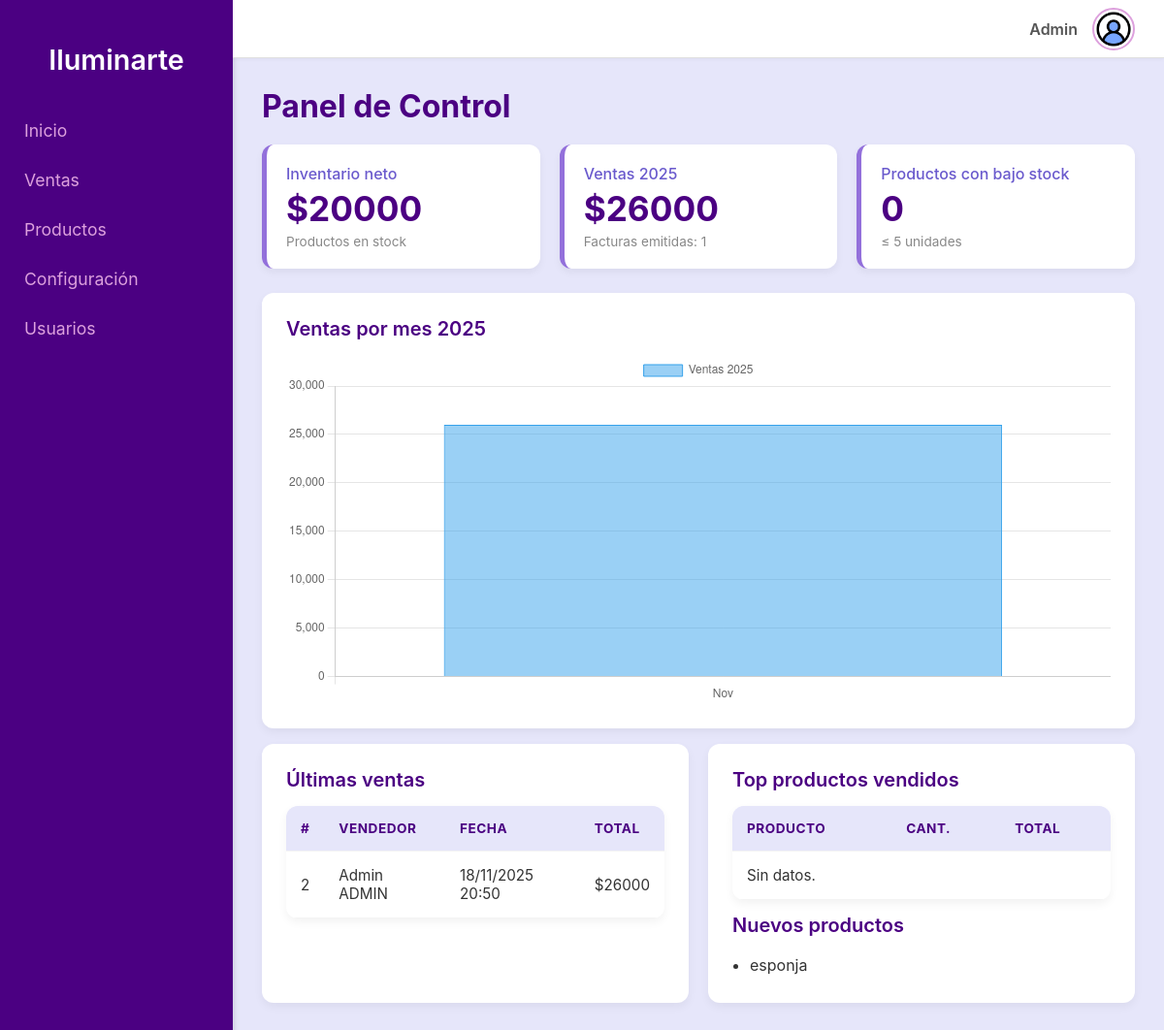
Screenshot of /home/ (signed in) with the database file from the repository.
### productos/models.py (models this page shows, shortened)
class Venta(models.Model):
    usuario = models.ForeignKey(User, on_delete=models.CASCADE)
    fecha = models.DateTimeField(auto_now_add=True)
    total = models.DecimalField(max_digits=10, decimal_places=0, default=0)

class Producto(models.Model):
    nombre = models.CharField(max_length=100)
    codigo = models.CharField(max_length=50, unique=True)
    precio_venta = models.DecimalField(max_digits=10, decimal_places=0)
    costo = models.DecimalField(max_digits=10, decimal_places=0)
    stock = models.IntegerField()
    foto = models.ImageField(upload_to="productos/", blank=True, null=True)

### productos/views.py (the view)
# urls.py: path("home/", views.dashboard, name="home"),
@login_required
def dashboard(request):
    hoy = timezone.now()
    year = hoy.year
    ventas_year = Venta.objects.filter(fecha__year=year)
    ventas_year_total = ventas_year.aggregate(total=Sum('total'))['total'] or 0
    facturas_emitidas = ventas_year.count()
    ventas_mensuales_qs = (
        ventas_year
        .annotate(m=TruncMonth('fecha'))
        .values('m')
        .annotate(total=Sum('total'))
        .order_by('m')
    )
    labels = [v['m'].strftime('%b') for v in ventas_mensuales_qs]
    data = [int(v['total'] or 0) for v in ventas_mensuales_qs]
    inventario_neto = (
        Producto.objects
        .annotate(valor=ExpressionWrapper(F('stock') * F('costo'), output_field=DecimalField()))
        .aggregate(total=Sum('valor'))['total'] or 0
    )
    ultimas_ventas = Venta.objects.select_related('usuario').order_by('-fecha')[:8]
    top_productos = (
        DetalleVenta.objects
        .values('producto__nombre')
        .annotate(cantidad=Sum('cantidad'), total=Sum('subtotal'))
        .order_by('-total')[:5]
    )
    bajo_stock = Producto.objects.filter(stock__lte=5).order_by('stock', 'nombre')[:5]
    nuevos_productos = Producto.objects.order_by('-id')[:5]
    ctx = {
        'year': year,
        'inventario_neto': inventario_neto,
        'ventas_year_total': ventas_year_total,
        'facturas_emitidas': facturas_emitidas,
        'labels': labels, 'data': data,
        'ultimas_ventas': ultimas_ventas,
        'top_productos': top_productos,
        'bajo_stock': bajo_stock,
        'nuevos_productos': nuevos_productos,
    }
    return render(request, 'productos/dashboard.html', ctx)

### productos/templates/productos/dashboard.html (shortened to what this page needs)
{% extends 'base.html' %}
{% block content %}
<h1>Panel de Control</h1>
<div class="kpi-grid">
  <div class="kpi-card">
    <div class="kpi-title">Inventario neto</div>
    <div class="kpi-value">${{ inventario_neto }}</div>
    <div class="kpi-sub">Productos en stock</div>
  </div>
  <div class="kpi-card">
    <div class="kpi-title">Ventas {{ year }}</div>
    <div class="kpi-value">${{ ventas_year_total }}</div>
    <div class="kpi-sub">Facturas emitidas: {{ facturas_emitidas }}</div>
  </div>
  <div class="kpi-card">
    <div class="kpi-title">Productos con bajo stock</div>
    <div class="kpi-value">{{ bajo_stock|length }}</div>
    <div class="kpi-sub">≤ 5 unidades</div>
  </div>
</div>
<div class="card" style="margin-top: 16px;">
  <h3>Ventas por mes {{ year }}</h3>
  <canvas id="ventasChart" style="max-height: 360px;"></canvas>
</div>
<div class="grid-2" style="margin-top: 16px;">
  <div class="card">
    <h3>Últimas ventas</h3>
    <table>
      <thead>
        <tr>
          <th>#</th>
          <th>Vendedor</th>
          <th>Fecha</th>
          <th>Total</th>
        </tr>
      </thead>
      <tbody>
        {% for v in ultimas_ventas %}
        <tr>
          <td>{{ v.id }}</td>
          <td>{{ v.usuario.get_full_name|default:v.usuario.username }}</td>
          <td>{{ v.fecha|date:"d/m/Y H:i" }}</td>
          <td>${{ v.total }}</td>
        </tr>
        {% empty %}
        <tr><td colspan="4">Sin ventas recientes.</td></tr>
        {% endfor %}
      </tbody>
    </table>
  </div>
  <div class="card">
    <h3>Top productos vendidos</h3>
    <table>
      <thead>
        <tr>
          <th>Producto</th>
          <th>Cant.</th>
          <th>Total</th>
        </tr>
      </thead>
      <tbody>
        {% for t in top_productos %}
        <tr>
          <td>{{ t.producto__nombre }}</td>
          <td>{{ t.cantidad }}</td>
          <td>${{ t.total }}</td>
        </tr>
        {% empty %}
        <tr><td colspan="3">Sin datos.</td></tr>
        {% endfor %}
      </tbody>
    </table>
    <h3 style="margin-top:14px;">Nuevos productos</h3>
    <ul style="margin:0; padding-left:18px;">
      {% for p in nuevos_productos %}
      <li>{{ p.nombre }}</li>
      {% empty %}
      <li>Sin productos.</li>
      {% endfor %}
    </ul>
  </div>
</div>
<script>
  const labels = {{ labels|safe }};
  const data = {{ data|safe }};
  new Chart(document.getElementById('ventasChart'), {
    type: 'bar',
    data: {
      labels,
      datasets: [{
        label: 'Ventas {{ year }}',
        data,
        borderWidth: 1
      }]
    },
    options: {
      responsive: true,
      scales: { y: { beginAtZero: true } }
    }
  });
</script>
{% endblock %}

### productos/templates/base.html (shortened to what this page needs)
<!DOCTYPE html>
<html lang="es">
<head>
  {% load static %}
  <link rel="stylesheet" href="{% static 'productos/style.css' %}">
</head>
<body>
  <div class="sidebar">
    <h2>Iluminarte</h2>
    <a href="{% url 'home' %}">Inicio</a>
    <a href="{% url 'listar_ventas' %}">Ventas</a>
    <a href="{% url 'productos_list' %}">Productos</a>
    <a href="#">Configuración</a>
    {% if perms.auth.view_user %}
      <a href="{% url 'usuarios_list' %}">Usuarios</a>
    {% endif %}
  </div>
  <div class="main-content">
    <div class="navbar">
      <div class="user-menu">
        <span class="user-name">{{ request.user.username }}</span>
        <img src="{% static 'productos/user.png' %}" alt="Usuario" class="user-avatar" id="user-avatar">
      </div>
    </div>
    <div class="container">
      {% block content %}
      {% endblock %}
    </div>
  </div>
</body>
</html>

### productos/static/productos/style.css (style rules this page uses)
body, html { margin: 0; padding: 0; height: 100%; font-family: -apple-system, BlinkMacSystemFont, "Segoe UI", Roboto, Helvetica, Arial, sans-serif; background-color: #f0f8ff; color: #333; }
body { display: flex; }
a { text-decoration: none; color: inherit; }
.sidebar { width: 240px; background-color: #4B0082; color: #ffffff; height: 100vh; position: fixed; top: 0; left: 0; padding-top: 20px; box-shadow: 2px 0 5px rgba(0, 0, 0, 0.1); box-sizing: border-box; }
.sidebar h2 { text-align: center; font-size: 1.8rem; font-weight: 600; margin-bottom: 30px; color: #ffffff; }
.sidebar a { display: block; padding: 15px 25px; font-size: 1.1rem; color: #DDA0DD; transition: background-color 0.3s ease, color 0.3s ease; }
.main-content { flex-grow: 1; margin-left: 240px; display: flex; flex-direction: column; height: 100vh; overflow-y: auto; }
.navbar { display: flex; justify-content: flex-end; align-items: center; background-color: #ffffff; padding: 10px 30px; height: 60px; border-bottom: 1px solid #e0e0e0; box-shadow: 0 2px 4px rgba(0, 0, 0, 0.03); box-sizing: border-box; position: sticky; top: 0; z-index: 10; }
.user-menu { position: relative; display: flex; align-items: center; cursor: pointer; }
.user-name { margin-right: 15px; font-weight: 600; color: #555; }
.user-avatar { width: 40px; height: 40px; border-radius: 50%; object-fit: cover; border: 2px solid #DDA0DD; }
.container { padding: 30px; flex-grow: 1; background-color: #E6E6FA; }
.container h1 { font-size: 2rem; color: #4B0082; margin-top: 0; margin-bottom: 20px; font-weight: 700; }
.card { background-color: #ffffff; padding: 25px; border-radius: 12px; box-shadow: 0 4px 10px rgba(0, 0, 0, 0.05); margin-bottom: 16px; }
.card h3 { margin-top: 0; margin-bottom: 15px; color: #4B0082; font-weight: 600; font-size: 1.25rem; }
.kpi-grid { display: grid; grid-template-columns: repeat(auto-fit, minmax(280px, 1fr)); gap: 20px; margin-bottom: 25px; }
.kpi-card { background-color: #ffffff; padding: 20px; border-radius: 12px; box-shadow: 0 4px 8px rgba(0, 0, 0, 0.05); border-left: 5px solid #9370DB; transition: transform 0.3s ease; }
.kpi-title { font-size: 1rem; color: #6a5acd; margin-bottom: 5px; font-weight: 500; }
.kpi-value { font-size: 2.2rem; font-weight: 700; color: #4B0082; margin-bottom: 5px; }
.kpi-sub { font-size: 0.85rem; color: #888; }
.grid-2 { display: grid; grid-template-columns: 1fr 1fr; gap: 20px; }
.card table { width: 100%; border-collapse: collapse; margin-top: 10px; font-size: 0.95rem; }
.card th, .card td { padding: 12px 15px; text-align: left; border-bottom: 1px solid #f3f3f3; }
.card thead th { background-color: #E6E6FA; color: #4B0082; font-weight: 600; text-transform: uppercase; font-size: 0.8rem; letter-spacing: 0.5px; }
.card ul { list-style: disc; color: #4B0082; }
.card ul li { padding: 4px 0; color: #333; }
.container table { width: 100%; border-collapse: collapse; background-color: #ffffff; border-radius: 12px; overflow: hidden; box-shadow: 0 4px 10px rgba(0, 0, 0, 0.05); }
.container th, .container td { padding: 15px; text-align: left; border-bottom: 1px solid #f3f3f3; vertical-align: middle; }
.container thead th { background-color: #E6E6FA; color: #4B0082; font-weight: 700; text-transform: uppercase; font-size: 0.85rem; letter-spacing: 0.5px; }
.container td:last-child { white-space: nowrap; text-align:justify }

### rows the page displays
Venta: id "2", usuario.get_full_name "Admin ADMIN", fecha "18/11/2025 20:50", total "26000"
Producto: nombre "esponja"

### other values shown
{{ request.user.username }} "Admin"
{{ inventario_neto }} "20000"
{{ ventas_year_total }} "26000"
{{ facturas_emitidas }} "1"
{{ bajo_stock|length }} "0"
chart data {{ labels|safe }} ['Nov']
chart data {{ data|safe }} [26000]
chart data {{ year }} 2025
